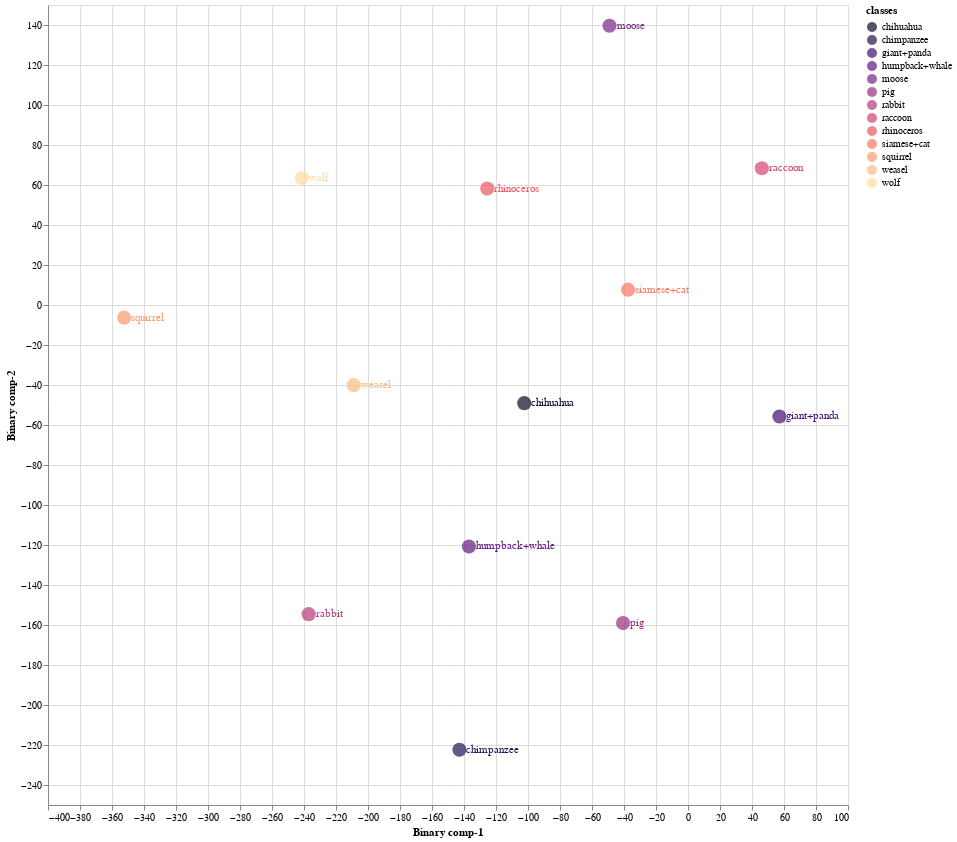
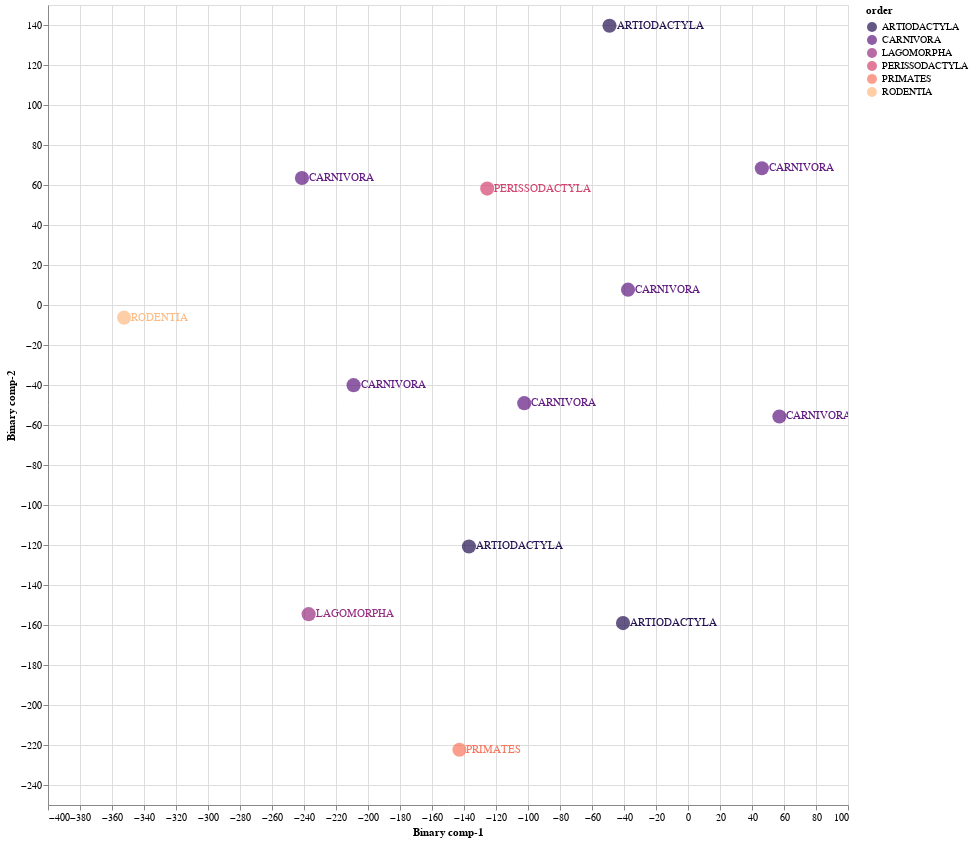

The code cell stored with these charts, in order, in its notebook:
### Markdown cell above
### 8.3 Train Validation Split 03

### Code cell
Train03 = CZSL(mode = "Train", 
               split = 3, 
               DNN = ProjectionNetwork1, 
               epochs = 40, 
               bs = 8, 
               numunits = 1024, 
               lr = 0.1, 
               optimiser = nn.Sigmoid(), 
               dropout = 0.2, 
               mom = 0, 
               wd = 0,  
               device = 'cuda', 
               checkpoint = CP3, 
               pred_type = 'Probabilistic', 
               dist_type = 'cosine')

#mode
#1. "Train" - Use Train Val split
#2. "Test" - For Unseen Test Data

#split
# 1 -Train/Val Split 1
# 2 -Train/Val Split 2
# 3 -Train/Val Split 2

#pred_type
#1. "Probabilistic" - continous real numbers giving probability for prdiction to be 1
#2. "Deterministic" - 1 or 0 prediction values

#dist_type
#1. euclidean
#2. cosine
#3. hamming
#4. jaccard

### Figure 1 — Vega-Lite specification as saved in the notebook (floating-point values rounded to 4 significant figures)
{"config": {"view": {"continuousWidth": 400, "continuousHeight": 300}}, "layer": [{"mark": {"type": "circle", "size": 200}, "encoding": {"color": {"field": "classes", "scale": {"scheme": "Magma"}, "type": "nominal"}, "x": {"field": "Binary comp-1", "type": "quantitative"}, "y": {"field": "Binary comp-2", "type": "quantitative"}}, "height": 800, "selection": {"selector005": {"type": "interval", "bind": "scales", "encodings": ["x", "y"]}}, "width": 800}, {"mark": {"type": "text", "align": "left", "baseline": "middle", "dx": 7}, "encoding": {"color": {"field": "classes", "scale": {"scheme": "Magma"}, "type": "nominal"}, "text": {"field": "classes", "type": "nominal"}, "x": {"field": "Binary comp-1", "type": "quantitative"}, "y": {"field": "Binary comp-2", "type": "quantitative"}}, "height": 800, "width": 800}], "data": {"name": "data-cd8a4b2c61b854a9ebc354d2a2d81178"}, "$schema": "https://vega.github.io/schema/vega-lite/v4.17.0.json", "datasets": {"data-cd8a4b2c61b854a9ebc354d2a2d81178": [{"Binary comp-1": -37.48, "Binary comp-2": 7.653, "classes": "siamese+cat", "sciName": "Felis_catus", "animal_label": 10, "animal_class": "siamese+cat", "mainCommonName": "Domestic Cat", "otherCommonNames": "Cat", "class": "Mammalia", "infraclass": "Placentalia", "magnorder": "Boreoeutheria", "superorder": "Laurasiatheria", "order": "CARNIVORA", "suborder": "FELIFORMIA", "infraorder": "FELOIDEA", "parvorder": null, "superfamily": null, "family": "FELIDAE", "subfamily": "FELINAE", "tribe": null, "genus": "Felis"}, {"Binary comp-1": -49.06, "Binary comp-2": 139.6, "classes": "moose", "sciName": "Alces_alces", "animal_label": 16, "animal_class": "moose", "mainCommonName": "Moose", "otherCommonNames": "Elk|Eurasian Elk|Caucasian Moose", "class": "Mammalia", "infraclass": "Placentalia", "magnorder": "Boreoeutheria", "superorder": "Laurasiatheria", "order": "ARTIODACTYLA", "suborder": "RUMINANTIA", "infraorder": "PECORA", "parvorder": null, "superfamily": null, "family": "CERVIDAE", "subfamily": "CAPREOLINAE", "tribe": "ALCEINI", "genus": "Alces"}, {"Binary comp-1": -136.9, "Binary comp-2": -120.7, "classes": "humpback+whale", "sciName": "Megaptera_novaeangliae", "animal_label": 18, "animal_class": "humpback+whale", "mainCommonName": "Humpback Whale", "otherCommonNames": "Bunch Whale|Hump Whale|Hunchback Whale", "class": "Mammalia", "infraclass": "Placentalia", "magnorder": "Boreoeutheria", "superorder": "Laurasiatheria", "order": "ARTIODACTYLA", "suborder": "WHIPPOMORPHA", "infraorder": "CETACEA", "parvorder": "MYSTICETI", "superfamily": null, "family": "BALAENOPTERIDAE", "subfamily": null, "tribe": null, "genus": "Megaptera"}, {"Binary comp-1": -142.9, "Binary comp-2": -222.4, "classes": "chimpanzee", "sciName": "Pan_troglodytes", "animal_label": 25, "animal_class": "chimpanzee", "mainCommonName": "Chimpanzee", "otherCommonNames": "Chimpanzee|Common Chimpanzee|Robust Chimpanzee|Central Chimpanzee|Eastern Chimpanzee|Nigeria-Cameroon Chimpanzee|Western Chimpanzee", "class": "Mammalia", "infraclass": "Placentalia", "magnorder": "Boreoeutheria", "superorder": "Euarchontoglires", "order": "PRIMATES", "suborder": "HAPLORHINI", "infraorder": "SIMIIFORMES", "parvorder": "CATARRHINI", "superfamily": "HOMINOIDEA", "family": "HOMINIDAE", "subfamily": "HOMININAE", "tribe": null, "genus": "Pan"}, {"Binary comp-1": -352.4, "Binary comp-2": -6.322, "classes": "squirrel", "sciName": "Sciurus_aberti", "animal_label": 27, "animal_class": "squirrel", "mainCommonName": "Abert's Squirrel", "otherCommonNames": "Tassel-eared Squirrel|Kaibab Squirrel", "class": "Mammalia", "infraclass": "Placentalia", "magnorder": "Boreoeutheria", "superorder": "Euarchontoglires", "order": "RODENTIA", "suborder": "SCIUROMORPHA", "infraorder": null, "parvorder": null, "superfamily": null, "family": "SCIURIDAE", "subfamily": "SCIURINAE", "tribe": "SCIURINI", "genus": "Sciurus"}, {"Binary comp-1": -125.5, "Binary comp-2": 58.2, "classes": "rhinoceros", "sciName": "Rhinoceros_unicornis", "animal_label": 28, "animal_class": "rhinoceros", "mainCommonName": "Greater One-horned Rhinoceros", "otherCommonNames": "Indian Rhinoceros", "class": "Mammalia", "infraclass": "Placentalia", "magnorder": "Boreoeutheria", "superorder": "Laurasiatheria", "order": "PERISSODACTYLA", "suborder": "CERATOMORPHA", "infraorder": null, "parvorder": null, "superfamily": null, "family": "RHINOCEROTIDAE", "subfamily": null, "tribe": null, "genus": "Rhinoceros"}, {"Binary comp-1": -237.1, "Binary comp-2": -154.6, "classes": "rabbit", "sciName": "Pentalagus_furnessi", "animal_label": 29, "animal_class": "rabbit", "mainCommonName": "Amami Rabbit", "otherCommonNames": "Ryukyu Rabbit", "class": "Mammalia", "infraclass": "Placentalia", "magnorder": "Boreoeutheria", "superorder": "Euarchontoglires", "order": "LAGOMORPHA", "suborder": null, "infraorder": null, "parvorder": null, "superfamily": null, "family": "LEPORIDAE", "subfamily": null, "tribe": null, "genus": "Pentalagus"}, {"Binary comp-1": -241.3, "Binary comp-2": 63.47, "classes": "wolf", "sciName": "Canis_lupus", "animal_label": 32, "animal_class": "wolf", "mainCommonName": "Gray Wolf", "otherCommonNames": "Wolf|Timber Wolf|Tundra Wolf|Arctic Wolf", "class": "Mammalia", "infraclass": "Placentalia", "magnorder": "Boreoeutheria", "superorder": "Laurasiatheria", "order": "CARNIVORA", "suborder": "CANIFORMIA", "infraorder": "CANOIDEA", "parvorder": null, "superfamily": null, "family": "CANIDAE", "subfamily": null, "tribe": null, "genus": "Canis"}, {"Binary comp-1": -102.3, "Binary comp-2": -49.09, "classes": "chihuahua", "sciName": "Canis_familiaris", "animal_label": 33, "animal_class": "chihuahua", "mainCommonName": "Domestic Dog", "otherCommonNames": "Dog|Dingo|Feral Dog|New Guinea Singing Dog|Village Dog", "class": "Mammalia", "infraclass": "Placentalia", "magnorder": "Boreoeutheria", "superorder": "Laurasiatheria", "order": "CARNIVORA", "suborder": "CANIFORMIA", "infraorder": "CANOIDEA", "parvorder": null, "superfamily": null, "family": "CANIDAE", "subfamily": null, "tribe": null, "genus": "Canis"}, {"Binary comp-1": -209.0, "Binary comp-2": -40.09, "classes": "weasel", "sciName": "Poecilogale_albinucha", "animal_label": 35, "animal_class": "weasel", "mainCommonName": "African Striped Weasel", "otherCommonNames": null, "class": "Mammalia", "infraclass": "Placentalia", "magnorder": "Boreoeutheria", "superorder": "Laurasiatheria", "order": "CARNIVORA", "suborder": "CANIFORMIA", "infraorder": "ARCTOIDEA", "parvorder": null, "superfamily": "MUSTELOIDEA", "family": "MUSTELIDAE", "subfamily": "ICTONYCHINAE", "tribe": null, "genus": "Poecilogale"}, {"Binary comp-1": 57.13, "Binary comp-2": -55.75, "classes": "giant+panda", "sciName": "Ailuropoda_melanoleuca", "animal_label": 39, "animal_class": "giant+panda", "mainCommonName": "Giant Panda", "otherCommonNames": "Da Xiong Mao", "class": "Mammalia", "infraclass": "Placentalia", "magnorder": "Boreoeutheria", "superorder": "Laurasiatheria", "order": "CARNIVORA", "suborder": "CANIFORMIA", "infraorder": "ARCTOIDEA", "parvorder": null, "superfamily": "URSOIDEA", "family": "URSIDAE", "subfamily": "AILUROPODINAE", "tribe": null, "genus": "Ailuropoda"}, {"Binary comp-1": -40.61, "Binary comp-2": -159.0, "classes": "pig", "sciName": "Sus_domesticus", "animal_label": 42, "animal_class": "pig", "mainCommonName": "Domestic Pig", "otherCommonNames": "Hog|Pig|Swine", "class": "Mammalia", "infraclass": "Placentalia", "magnorder": "Boreoeutheria", "superorder": "Laurasiatheria", "order": "ARTIODACTYLA", "suborder": "SUINA", "infraorder": null, "parvorder": null, "superfamily": null, "family": "SUIDAE", "subfamily": null, "tribe": null, "genus": "Sus"}, {"Binary comp-1": 46.16, "Binary comp-2": 68.36, "classes": "raccoon", "sciName": "Procyon_lotor", "animal_label": 48, "animal_class": "raccoon", "mainCommonName": "Northern Raccoon", "otherCommonNames": "Common Raccoon", "class": "Mammalia", "infraclass": "Placentalia", "magnorder": "Boreoeutheria", "superorder": "Laurasiatheria", "order": "CARNIVORA", "suborder": "CANIFORMIA", "infraorder": "ARCTOIDEA", "parvorder": null, "superfamily": "MUSTELOIDEA", "family": "PROCYONIDAE", "subfamily": null, "tribe": null, "genus": "Procyon"}]}}

### Figure 2 — Vega-Lite specification as saved in the notebook (floating-point values rounded to 4 significant figures)
{"config": {"view": {"continuousWidth": 400, "continuousHeight": 300}}, "layer": [{"mark": {"type": "circle", "size": 200}, "encoding": {"color": {"field": "order", "scale": {"scheme": "Magma"}, "type": "nominal"}, "x": {"field": "Binary comp-1", "type": "quantitative"}, "y": {"field": "Binary comp-2", "type": "quantitative"}}, "height": 800, "selection": {"selector006": {"type": "interval", "bind": "scales", "encodings": ["x", "y"]}}, "width": 800}, {"mark": {"type": "text", "align": "left", "baseline": "middle", "dx": 7}, "encoding": {"color": {"field": "order", "scale": {"scheme": "Magma"}, "type": "nominal"}, "text": {"field": "order", "type": "nominal"}, "x": {"field": "Binary comp-1", "type": "quantitative"}, "y": {"field": "Binary comp-2", "type": "quantitative"}}, "height": 800, "width": 800}], "data": {"name": "data-cd8a4b2c61b854a9ebc354d2a2d81178"}, "$schema": "https://vega.github.io/schema/vega-lite/v4.17.0.json", "datasets": {"data-cd8a4b2c61b854a9ebc354d2a2d81178": [{"Binary comp-1": -37.48, "Binary comp-2": 7.653, "classes": "siamese+cat", "sciName": "Felis_catus", "animal_label": 10, "animal_class": "siamese+cat", "mainCommonName": "Domestic Cat", "otherCommonNames": "Cat", "class": "Mammalia", "infraclass": "Placentalia", "magnorder": "Boreoeutheria", "superorder": "Laurasiatheria", "order": "CARNIVORA", "suborder": "FELIFORMIA", "infraorder": "FELOIDEA", "parvorder": null, "superfamily": null, "family": "FELIDAE", "subfamily": "FELINAE", "tribe": null, "genus": "Felis"}, {"Binary comp-1": -49.06, "Binary comp-2": 139.6, "classes": "moose", "sciName": "Alces_alces", "animal_label": 16, "animal_class": "moose", "mainCommonName": "Moose", "otherCommonNames": "Elk|Eurasian Elk|Caucasian Moose", "class": "Mammalia", "infraclass": "Placentalia", "magnorder": "Boreoeutheria", "superorder": "Laurasiatheria", "order": "ARTIODACTYLA", "suborder": "RUMINANTIA", "infraorder": "PECORA", "parvorder": null, "superfamily": null, "family": "CERVIDAE", "subfamily": "CAPREOLINAE", "tribe": "ALCEINI", "genus": "Alces"}, {"Binary comp-1": -136.9, "Binary comp-2": -120.7, "classes": "humpback+whale", "sciName": "Megaptera_novaeangliae", "animal_label": 18, "animal_class": "humpback+whale", "mainCommonName": "Humpback Whale", "otherCommonNames": "Bunch Whale|Hump Whale|Hunchback Whale", "class": "Mammalia", "infraclass": "Placentalia", "magnorder": "Boreoeutheria", "superorder": "Laurasiatheria", "order": "ARTIODACTYLA", "suborder": "WHIPPOMORPHA", "infraorder": "CETACEA", "parvorder": "MYSTICETI", "superfamily": null, "family": "BALAENOPTERIDAE", "subfamily": null, "tribe": null, "genus": "Megaptera"}, {"Binary comp-1": -142.9, "Binary comp-2": -222.4, "classes": "chimpanzee", "sciName": "Pan_troglodytes", "animal_label": 25, "animal_class": "chimpanzee", "mainCommonName": "Chimpanzee", "otherCommonNames": "Chimpanzee|Common Chimpanzee|Robust Chimpanzee|Central Chimpanzee|Eastern Chimpanzee|Nigeria-Cameroon Chimpanzee|Western Chimpanzee", "class": "Mammalia", "infraclass": "Placentalia", "magnorder": "Boreoeutheria", "superorder": "Euarchontoglires", "order": "PRIMATES", "suborder": "HAPLORHINI", "infraorder": "SIMIIFORMES", "parvorder": "CATARRHINI", "superfamily": "HOMINOIDEA", "family": "HOMINIDAE", "subfamily": "HOMININAE", "tribe": null, "genus": "Pan"}, {"Binary comp-1": -352.4, "Binary comp-2": -6.322, "classes": "squirrel", "sciName": "Sciurus_aberti", "animal_label": 27, "animal_class": "squirrel", "mainCommonName": "Abert's Squirrel", "otherCommonNames": "Tassel-eared Squirrel|Kaibab Squirrel", "class": "Mammalia", "infraclass": "Placentalia", "magnorder": "Boreoeutheria", "superorder": "Euarchontoglires", "order": "RODENTIA", "suborder": "SCIUROMORPHA", "infraorder": null, "parvorder": null, "superfamily": null, "family": "SCIURIDAE", "subfamily": "SCIURINAE", "tribe": "SCIURINI", "genus": "Sciurus"}, {"Binary comp-1": -125.5, "Binary comp-2": 58.2, "classes": "rhinoceros", "sciName": "Rhinoceros_unicornis", "animal_label": 28, "animal_class": "rhinoceros", "mainCommonName": "Greater One-horned Rhinoceros", "otherCommonNames": "Indian Rhinoceros", "class": "Mammalia", "infraclass": "Placentalia", "magnorder": "Boreoeutheria", "superorder": "Laurasiatheria", "order": "PERISSODACTYLA", "suborder": "CERATOMORPHA", "infraorder": null, "parvorder": null, "superfamily": null, "family": "RHINOCEROTIDAE", "subfamily": null, "tribe": null, "genus": "Rhinoceros"}, {"Binary comp-1": -237.1, "Binary comp-2": -154.6, "classes": "rabbit", "sciName": "Pentalagus_furnessi", "animal_label": 29, "animal_class": "rabbit", "mainCommonName": "Amami Rabbit", "otherCommonNames": "Ryukyu Rabbit", "class": "Mammalia", "infraclass": "Placentalia", "magnorder": "Boreoeutheria", "superorder": "Euarchontoglires", "order": "LAGOMORPHA", "suborder": null, "infraorder": null, "parvorder": null, "superfamily": null, "family": "LEPORIDAE", "subfamily": null, "tribe": null, "genus": "Pentalagus"}, {"Binary comp-1": -241.3, "Binary comp-2": 63.47, "classes": "wolf", "sciName": "Canis_lupus", "animal_label": 32, "animal_class": "wolf", "mainCommonName": "Gray Wolf", "otherCommonNames": "Wolf|Timber Wolf|Tundra Wolf|Arctic Wolf", "class": "Mammalia", "infraclass": "Placentalia", "magnorder": "Boreoeutheria", "superorder": "Laurasiatheria", "order": "CARNIVORA", "suborder": "CANIFORMIA", "infraorder": "CANOIDEA", "parvorder": null, "superfamily": null, "family": "CANIDAE", "subfamily": null, "tribe": null, "genus": "Canis"}, {"Binary comp-1": -102.3, "Binary comp-2": -49.09, "classes": "chihuahua", "sciName": "Canis_familiaris", "animal_label": 33, "animal_class": "chihuahua", "mainCommonName": "Domestic Dog", "otherCommonNames": "Dog|Dingo|Feral Dog|New Guinea Singing Dog|Village Dog", "class": "Mammalia", "infraclass": "Placentalia", "magnorder": "Boreoeutheria", "superorder": "Laurasiatheria", "order": "CARNIVORA", "suborder": "CANIFORMIA", "infraorder": "CANOIDEA", "parvorder": null, "superfamily": null, "family": "CANIDAE", "subfamily": null, "tribe": null, "genus": "Canis"}, {"Binary comp-1": -209.0, "Binary comp-2": -40.09, "classes": "weasel", "sciName": "Poecilogale_albinucha", "animal_label": 35, "animal_class": "weasel", "mainCommonName": "African Striped Weasel", "otherCommonNames": null, "class": "Mammalia", "infraclass": "Placentalia", "magnorder": "Boreoeutheria", "superorder": "Laurasiatheria", "order": "CARNIVORA", "suborder": "CANIFORMIA", "infraorder": "ARCTOIDEA", "parvorder": null, "superfamily": "MUSTELOIDEA", "family": "MUSTELIDAE", "subfamily": "ICTONYCHINAE", "tribe": null, "genus": "Poecilogale"}, {"Binary comp-1": 57.13, "Binary comp-2": -55.75, "classes": "giant+panda", "sciName": "Ailuropoda_melanoleuca", "animal_label": 39, "animal_class": "giant+panda", "mainCommonName": "Giant Panda", "otherCommonNames": "Da Xiong Mao", "class": "Mammalia", "infraclass": "Placentalia", "magnorder": "Boreoeutheria", "superorder": "Laurasiatheria", "order": "CARNIVORA", "suborder": "CANIFORMIA", "infraorder": "ARCTOIDEA", "parvorder": null, "superfamily": "URSOIDEA", "family": "URSIDAE", "subfamily": "AILUROPODINAE", "tribe": null, "genus": "Ailuropoda"}, {"Binary comp-1": -40.61, "Binary comp-2": -159.0, "classes": "pig", "sciName": "Sus_domesticus", "animal_label": 42, "animal_class": "pig", "mainCommonName": "Domestic Pig", "otherCommonNames": "Hog|Pig|Swine", "class": "Mammalia", "infraclass": "Placentalia", "magnorder": "Boreoeutheria", "superorder": "Laurasiatheria", "order": "ARTIODACTYLA", "suborder": "SUINA", "infraorder": null, "parvorder": null, "superfamily": null, "family": "SUIDAE", "subfamily": null, "tribe": null, "genus": "Sus"}, {"Binary comp-1": 46.16, "Binary comp-2": 68.36, "classes": "raccoon", "sciName": "Procyon_lotor", "animal_label": 48, "animal_class": "raccoon", "mainCommonName": "Northern Raccoon", "otherCommonNames": "Common Raccoon", "class": "Mammalia", "infraclass": "Placentalia", "magnorder": "Boreoeutheria", "superorder": "Laurasiatheria", "order": "CARNIVORA", "suborder": "CANIFORMIA", "infraorder": "ARCTOIDEA", "parvorder": null, "superfamily": "MUSTELOIDEA", "family": "PROCYONIDAE", "subfamily": null, "tribe": null, "genus": "Procyon"}]}}
